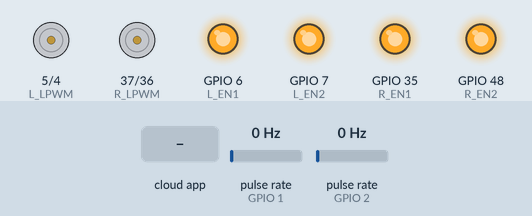
This sketch was run on a simulated ESP32-S3. Shown: motor-driver pin pairs drawn as motors (green arrow = first pin HIGH = forward, orange = second pin HIGH = backward, longer = more drive), output pins drawn as LEDs (lit = HIGH). Wiring (inferred from the names in the program): 2 × pulse sensor: data GPIO 1 / data GPIO 2. The inputs (shaded band) are chosen by the test bench; at power-on: pulse rate (sensors on GPIO 1, GPIO 2) 0 Hz. The ROS host is connected and sends only what is stated.

Above: at 1.2 s.
1.3 s: the phone or cloud app sets linear.x to -100
At 2.0 s:
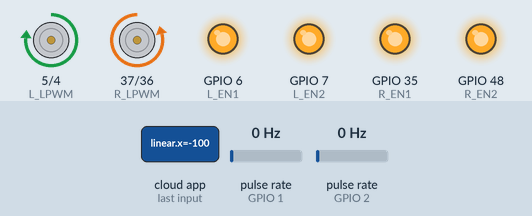
3.0 s: the phone or cloud app sets angular.z to -100
At 4.3 s:
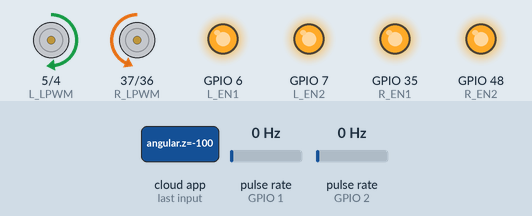
4.6 s: the phone or cloud app sets linear.x to 0
At 5.6 s:
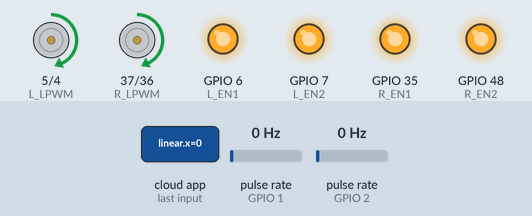
6.2 s: the phone or cloud app sets angular.z to 100
At 6.5 s:
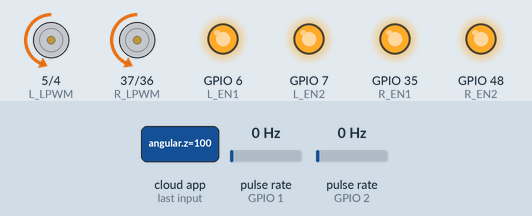
7.7 s: the phone or cloud app sets linear.x to 100
At 9.0 s:
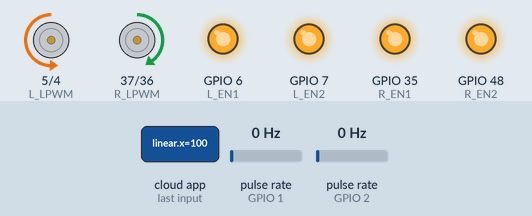
9.3 s: the phone or cloud app sets angular.z to 0
At 10.4 s:
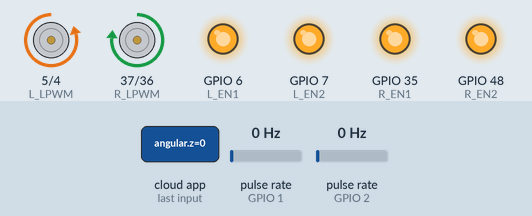
Timing chart, 0 to 11.9 s (numbered marks = the images above; inputs shaded):
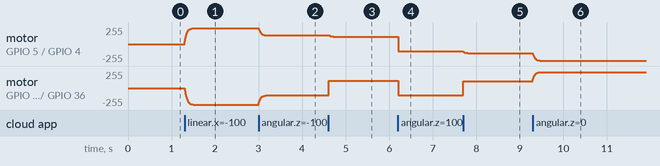

Measured:
- after the input at 1.3 s, motor on GPIO 5 (L_LPWM) / GPIO 4 (L_RPWM): moves from stopped to forward 239/255 over 0.21 s, starting at once; motor on GPIO 37 (R_LPWM) / GPIO 36 (R_RPWM): moves from stopped to backward 249/255 over 0.21 s, starting at once
- after the input at 3.0 s, motor on GPIO 5 (L_LPWM) / GPIO 4 (L_RPWM): moves from forward 239/255 to forward 130/255 over 0.17 s, starting at once; motor on GPIO 37 (R_LPWM) / GPIO 36 (R_RPWM): moves from backward 249/255 to backward 110/255 over 0.18 s, starting at once
- after the input at 4.6 s, motor on GPIO 37 (R_LPWM) / GPIO 36 (R_RPWM): backward 110/255 → forward 110/255 at once
- after the input at 6.2 s, motor on GPIO 5 (L_LPWM) / GPIO 4 (L_RPWM): forward 112/255 → backward 112/255 at once; motor on GPIO 37 (R_LPWM) / GPIO 36 (R_RPWM): forward 110/255 → backward 110/255 at once
- after the input at 7.7 s, motor on GPIO 5 (L_LPWM) / GPIO 4 (L_RPWM): moves from backward 112/255 to backward 136/255 over 0.10 s, starting at once; motor on GPIO 37 (R_LPWM) / GPIO 36 (R_RPWM): backward 110/255 → forward 100/255 at once
- after the input at 9.3 s, motor on GPIO 5 (L_LPWM) / GPIO 4 (L_RPWM): moves from backward 136/255 to backward 249/255 over 0.17 s, starting at once; motor on GPIO 37 (R_LPWM) / GPIO 36 (R_RPWM): moves from forward 100/255 to forward 239/255 over 0.18 s, starting at once

The sketch:

falcon_amr_final.ino
```cpp
#include <Arduino.h>
#include <micro_ros_arduino.h>
#include <rcl/rcl.h>
#include <rclc/rclc.h>
#include <rclc/executor.h>
#include <nav_msgs/msg/odometry.h>
#include <std_msgs/msg/int32.h>
#include <geometry_msgs/msg/twist.h>
#include <math.h>

/* ================= 1. PIN DEFINITIONS (BTS7960) ================= */
#define L_EN1      6
#define L_EN2      7
#define L_RPWM     4
#define L_LPWM     5
#define ENC_L_PIN  2

#define R_EN1      35
#define R_EN2      48
#define R_RPWM     36
#define R_LPWM     37
#define ENC_R_PIN  1

/* ================= 2. ROBOT GEOMETRY & PWM CONFIG ================= */
#define WHEEL_RADIUS   0.09
#define WHEEL_BASE     0.44
#define TICKS_PER_REV  20.0
#define PWM_FREQ       20000
#define PWM_RES        8
#define MAX_SPEED      0.5  // m/s linear speed

/* ================= 3. VARIABLES ================= */
volatile long countL = 0, countR = 0;
volatile int8_t dirSignL = 0, dirSignR = 0;
long odom_prevL = 0, odom_prevR = 0;
double x = 0.0, y = 0.0, theta = 0.0;

static char odom_frame[] = "odom";
static char base_frame[] = "base_footprint";

rcl_publisher_t odom_pub;
rcl_publisher_t encL_pub;
rcl_publisher_t encR_pub;
rcl_subscription_t cmd_sub;
nav_msgs__msg__Odometry odom_msg;
std_msgs__msg__Int32 encL_msg;
std_msgs__msg__Int32 encR_msg;
geometry_msgs__msg__Twist twist_msg;
rclc_support_t support;
rcl_node_t node;
rclc_executor_t executor;
rcl_allocator_t allocator;

/* ================= 4. INTERRUPTS ================= */
void IRAM_ATTR ISR_L() { countL += dirSignL; }
void IRAM_ATTR ISR_R() { countR += dirSignR; }

/* ================= 5. MOTOR CONTROL ================= */
const int TRIM_L_F = 0;
const int TRIM_R_F = -10;
const int TRIM_L_B = -10;
const int TRIM_R_B = 0;

uint8_t targetSpeedL = 0;
uint8_t targetSpeedR = 0;
uint8_t actualSpeedL = 0;
uint8_t actualSpeedR = 0;

char actualDir  = 'X';  // X = stop, F = forward, B = backward, R = turn right, T = turn left

const int CH_L_FWD = 0;
const int CH_L_BWD = 1;
const int CH_R_FWD = 2;
const int CH_R_BWD = 3;

int motorSign(char dir, int motor) {
    switch (dir) {
        case 'F': return  1;
        case 'B': return -1;
        case 'R': return (motor == 0 ?  1 : -1);
        case 'T': return (motor == 0 ? -1 :  1);
        default:  return  0;
    }
}

void applyMotors(char dir, uint8_t spdL, uint8_t spdR) {
    int sL = motorSign(dir, 0);
    int sR = -motorSign(dir, 1);

    int cmdL = spdL;
    int cmdR = spdR;

    if (dir == 'F') { cmdL += TRIM_L_F; cmdR += TRIM_R_F; }
    else if (dir == 'B') { cmdL += TRIM_L_B; cmdR += TRIM_R_B; }

    cmdL = constrain(cmdL, 0, 255);
    cmdR = constrain(cmdR, 0, 255);

    ledcWrite(CH_L_FWD, sL > 0 ? cmdL : 0);
    ledcWrite(CH_L_BWD, sL < 0 ? cmdL : 0);
    ledcWrite(CH_R_FWD, sR > 0 ? cmdR : 0);
    ledcWrite(CH_R_BWD, sR < 0 ? cmdR : 0);
}

/* ================= 5b. Exponential Stop ================= */
float expFactor = 0.2; // smaller = slower stop
void updateRamp() {
    // exponential-like ramping
    actualSpeedL = (uint8_t)((float)actualSpeedL + (float)(targetSpeedL - actualSpeedL) * expFactor);
    actualSpeedR = (uint8_t)((float)actualSpeedR + (float)(targetSpeedR - actualSpeedR) * expFactor);

    applyMotors(actualDir, actualSpeedL, actualSpeedR);

    dirSignL = motorSign(actualDir, 0);
    dirSignR = motorSign(actualDir, 1);
}

/* ================= 6. ODOMETRY ================= */
void publishOdometry() {
    static uint32_t last_time = 0;
    uint32_t now = millis();
    float dt = (now - last_time) / 1000.0;
    if (dt <= 0 || dt > 0.5) { last_time = now; return; }
    last_time = now;

    long cL, cR;
    noInterrupts(); cL = countL; cR = countR; interrupts();
    long dL = cL - odom_prevL;
    long dR = cR - odom_prevR;
    odom_prevL = cL; odom_prevR = cR;

    double dS = (2.0 * M_PI * WHEEL_RADIUS * (dL + dR)) / (2.0 * TICKS_PER_REV);
    double dTh = (2.0 * M_PI * WHEEL_RADIUS * (dR - dL)) / (WHEEL_BASE * TICKS_PER_REV);

    x += dS * cos(theta + dTh / 2.0);
    y += dS * sin(theta + dTh / 2.0);
    theta += dTh;

    int64_t ros_now = rmw_uros_epoch_nanos();
    odom_msg.header.stamp.sec = ros_now / 1000000000ULL;
    odom_msg.header.stamp.nanosec = ros_now % 1000000000ULL;

    for(int i=0; i<36; i++) odom_msg.pose.covariance[i] = (i % 7 == 0) ? 0.01 : 0.0;

    odom_msg.header.frame_id.data = odom_frame;
    odom_msg.header.frame_id.size = strlen(odom_frame);
    odom_msg.header.frame_id.capacity = strlen(odom_frame)+1;
    odom_msg.child_frame_id.data = base_frame;
    odom_msg.child_frame_id.size = strlen(base_frame);
    odom_msg.child_frame_id.capacity = strlen(base_frame)+1;

    odom_msg.pose.pose.position.x = x;
    odom_msg.pose.pose.position.y = y;
    odom_msg.pose.pose.orientation.z = sin(theta/2.0);
    odom_msg.pose.pose.orientation.w = cos(theta/2.0);

    rcl_publish(&odom_pub, &odom_msg, NULL);

    encL_msg.data = cL;
    encR_msg.data = cR;
    rcl_publish(&encL_pub, &encL_msg, NULL);
    rcl_publish(&encR_pub, &encR_msg, NULL);
}

/* ================= 7. CMD_VEL CALLBACK ================= */
void cmd_vel_cb(const void * msgin) {
    const geometry_msgs__msg__Twist * msg = (const geometry_msgs__msg__Twist *)msgin;
    float linear  = msg->linear.x;
    float angular = msg->angular.z;

    // differential drive
    float left_vel  = linear - (angular * WHEEL_BASE / 2.0);
    float right_vel = linear + (angular * WHEEL_BASE / 2.0);

    // map velocity to PWM
    targetSpeedL = constrain((uint8_t)(fabs(left_vel) * 255.0 / MAX_SPEED), 0, 255);
    targetSpeedR = constrain((uint8_t)(fabs(right_vel) * 255.0 / MAX_SPEED), 0, 255);

    // set direction based on actual wheel velocity
    if (left_vel > 0 && right_vel > 0) actualDir = 'F';
    else if (left_vel < 0 && right_vel < 0) actualDir = 'B';
    else if (left_vel < right_vel) actualDir = 'R';
    else if (left_vel > right_vel) actualDir = 'T';
    else actualDir = 'X';
}

/* ================= 8. SETUP ================= */
void setup() {
    Serial.begin(115200);
    set_microros_transports();

    pinMode(L_EN1, OUTPUT); digitalWrite(L_EN1, HIGH);
    pinMode(L_EN2, OUTPUT); digitalWrite(L_EN2, HIGH);
    pinMode(R_EN1, OUTPUT); digitalWrite(R_EN1, HIGH);
    pinMode(R_EN2, OUTPUT); digitalWrite(R_EN2, HIGH);

    pinMode(ENC_L_PIN, INPUT_PULLUP); attachInterrupt(digitalPinToInterrupt(ENC_L_PIN), ISR_L, CHANGE);
    pinMode(ENC_R_PIN, INPUT_PULLUP); attachInterrupt(digitalPinToInterrupt(ENC_R_PIN), ISR_R, CHANGE);

    ledcSetup(CH_L_FWD, PWM_FREQ, PWM_RES);
    ledcSetup(CH_L_BWD, PWM_FREQ, PWM_RES);
    ledcSetup(CH_R_FWD, PWM_FREQ, PWM_RES);
    ledcSetup(CH_R_BWD, PWM_FREQ, PWM_RES);

    ledcAttachPin(L_RPWM, CH_L_FWD);
    ledcAttachPin(L_LPWM, CH_L_BWD);
    ledcAttachPin(R_RPWM, CH_R_FWD);
    ledcAttachPin(R_LPWM, CH_R_BWD);

    allocator = rcl_get_default_allocator();
    rclc_support_init(&support, 0, NULL, &allocator);
    rclc_node_init_default(&node, "falcon_bot_node", "", &support);

    rclc_publisher_init_default(&odom_pub, &node, ROSIDL_GET_MSG_TYPE_SUPPORT(nav_msgs, msg, Odometry), "odom/wheel");
    rclc_publisher_init_default(&encL_pub, &node, ROSIDL_GET_MSG_TYPE_SUPPORT(std_msgs, msg, Int32), "encoder/left");
    rclc_publisher_init_default(&encR_pub, &node, ROSIDL_GET_MSG_TYPE_SUPPORT(std_msgs, msg, Int32), "encoder/right");

    rclc_subscription_init_default(&cmd_sub, &node, ROSIDL_GET_MSG_TYPE_SUPPORT(geometry_msgs, msg, Twist), "cmd_vel");

    while (rmw_uros_sync_session(1000) != RMW_RET_OK) { delay(100); }

    rclc_executor_init(&executor, &support.context, 1, &allocator);
    rclc_executor_add_subscription(&executor, &cmd_sub, &twist_msg, &cmd_vel_cb, ON_NEW_DATA);
}

/* ================= 9. LOOP ================= */
void loop() {
    rclc_executor_spin_some(&executor, RCL_MS_TO_NS(10));
    updateRamp();

    static uint32_t last_odom = 0;
    if (millis() - last_odom > 50) {
        publishOdometry();
        last_odom = millis();
    }
}
```
